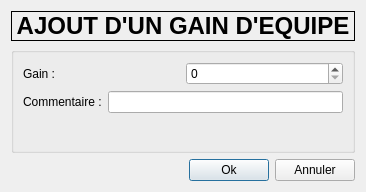
<?xml version="1.0" encoding="UTF-8"?>
<ui version="4.0">
 <class>RewardWindow</class>
 <widget class="QDialog" name="RewardWindow">
  <property name="geometry">
   <rect>
    <x>0</x>
    <y>0</y>
    <width>366</width>
    <height>192</height>
   </rect>
  </property>
  <property name="windowTitle">
   <string>Score</string>
  </property>
  <layout class="QGridLayout" name="gridLayout_3">
   <item row="0" column="0">
    <widget class="QLabel" name="label">
     <property name="sizePolicy">
      <sizepolicy hsizetype="Preferred" vsizetype="Fixed">
       <horstretch>0</horstretch>
       <verstretch>0</verstretch>
      </sizepolicy>
     </property>
     <property name="font">
      <font>
       <pointsize>18</pointsize>
       <weight>75</weight>
       <bold>true</bold>
      </font>
     </property>
     <property name="frameShape">
      <enum>QFrame::Box</enum>
     </property>
     <property name="frameShadow">
      <enum>QFrame::Plain</enum>
     </property>
     <property name="text">
      <string>AJOUT D'UN GAIN D'EQUIPE</string>
     </property>
     <property name="alignment">
      <set>Qt::AlignCenter</set>
     </property>
    </widget>
   </item>
   <item row="1" column="0">
    <layout class="QHBoxLayout" name="horizontalLayout_6">
     <item>
      <widget class="QGroupBox" name="groupBox">
       <property name="title">
        <string/>
       </property>
       <layout class="QVBoxLayout" name="verticalLayout">
        <item>
         <layout class="QHBoxLayout" name="horizontalLayout_3">
          <item>
           <widget class="QLabel" name="label_3">
            <property name="text">
             <string>Gain :</string>
            </property>
           </widget>
          </item>
          <item>
           <widget class="QSpinBox" name="spinReward">
            <property name="maximum">
             <number>13</number>
            </property>
           </widget>
          </item>
         </layout>
        </item>
        <item>
         <layout class="QHBoxLayout" name="horizontalLayout">
          <item>
           <widget class="QLabel" name="label_2">
            <property name="text">
             <string>Commentaire :</string>
            </property>
           </widget>
          </item>
          <item>
           <widget class="QLineEdit" name="lineRewardComment"/>
          </item>
         </layout>
        </item>
        <item>
         <spacer name="verticalSpacer">
          <property name="orientation">
           <enum>Qt::Vertical</enum>
          </property>
          <property name="sizeHint" stdset="0">
           <size>
            <width>20</width>
            <height>0</height>
           </size>
          </property>
         </spacer>
        </item>
       </layout>
      </widget>
     </item>
    </layout>
   </item>
   <item row="2" column="0">
    <layout class="QHBoxLayout" name="horizontalLayout_5">
     <item>
      <spacer name="horizontalSpacer">
       <property name="orientation">
        <enum>Qt::Horizontal</enum>
       </property>
       <property name="sizeHint" stdset="0">
        <size>
         <width>40</width>
         <height>20</height>
        </size>
       </property>
      </spacer>
     </item>
     <item>
      <widget class="QPushButton" name="buttonOk">
       <property name="text">
        <string>Ok</string>
       </property>
      </widget>
     </item>
     <item>
      <widget class="QPushButton" name="buttonCancel">
       <property name="text">
        <string>Annuler</string>
       </property>
      </widget>
     </item>
    </layout>
   </item>
  </layout>
 </widget>
 <resources/>
 <connections>
  <connection>
   <sender>buttonOk</sender>
   <signal>clicked()</signal>
   <receiver>RewardWindow</receiver>
   <slot>accept()</slot>
   <hints>
    <hint type="sourcelabel">
     <x>229</x>
     <y>171</y>
    </hint>
    <hint type="destinationlabel">
     <x>182</x>
     <y>95</y>
    </hint>
   </hints>
  </connection>
  <connection>
   <sender>buttonCancel</sender>
   <signal>clicked()</signal>
   <receiver>RewardWindow</receiver>
   <slot>reject()</slot>
   <hints>
    <hint type="sourcelabel">
     <x>315</x>
     <y>171</y>
    </hint>
    <hint type="destinationlabel">
     <x>182</x>
     <y>95</y>
    </hint>
   </hints>
  </connection>
 </connections>
</ui>
